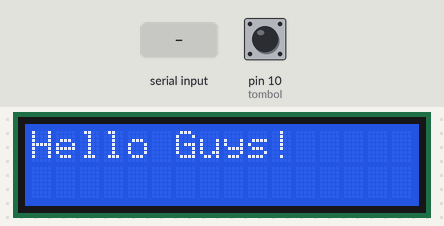
Bench run of a sketch on a simulated Arduino Uno, built with avr-gcc and run on an emulated ATmega328P. Shown: 16×2 character LCD. Inputs (shaded band) come from the test bench; at power-on: pin 10 (tombol) HIGH. What the sketch prints to the serial monitor is not drawn.

Above: at 0.1 s.
2.3 s: byte 30 received over Serial
At 3.1 s:
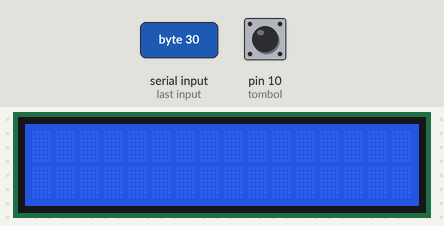
3.8 s: byte 90 received over Serial
At 4.3 s:
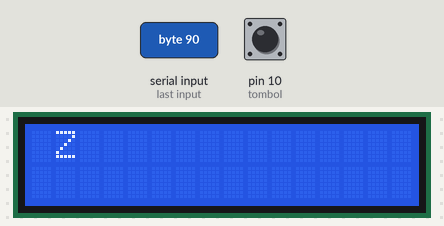
5.3 s: byte 120 received over Serial
At 6.5 s:
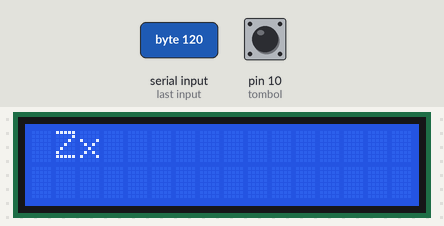
6.8 s: byte 30 received over Serial
8.3 s: byte 90 received over Serial
At 8.9 s:
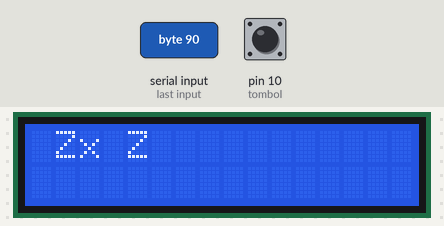
9.8 s: byte 120 received over Serial
At 11.2 s:
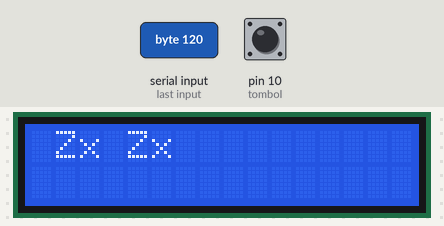
Timing chart, 0 to 12.3 s (numbered marks = the images above; inputs shaded):
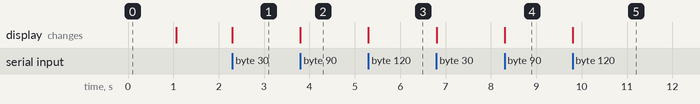

Measured:
- after the input at 3.8 s, the display: changes at once (image 2)
- after the input at 5.3 s, the display: changes at once (image 3)
- after the input at 8.3 s, the display: changes at once (image 4)
- after the input at 9.8 s, the display: changes at once (image 5)

The sketch:

7_LCD.ino
```cpp
#include<LiquidCrystal.h>
LiquidCrystal lcd(12, 11, 5, 4, 3, 2);
int tombol=10;
void setup(){
pinMode(tombol,INPUT);
lcd.begin(16, 2);
Serial.begin(9600);
lcd.setCursor(0,0);
lcd.print("Hello Guys!");
delay(1000);
lcd.clear();
}
void loop(){
if (Serial.available()) {
while(Serial.available()>0){
char ch=Serial.read();
Serial.write(ch);
lcd.write(ch);
}
}
if(digitalRead(tombol)==LOW){
for (int positionCounter = 0; positionCounter < 15; positionCounter++){
lcd.scrollDisplayLeft();
delay(150);
}
}
}
```
